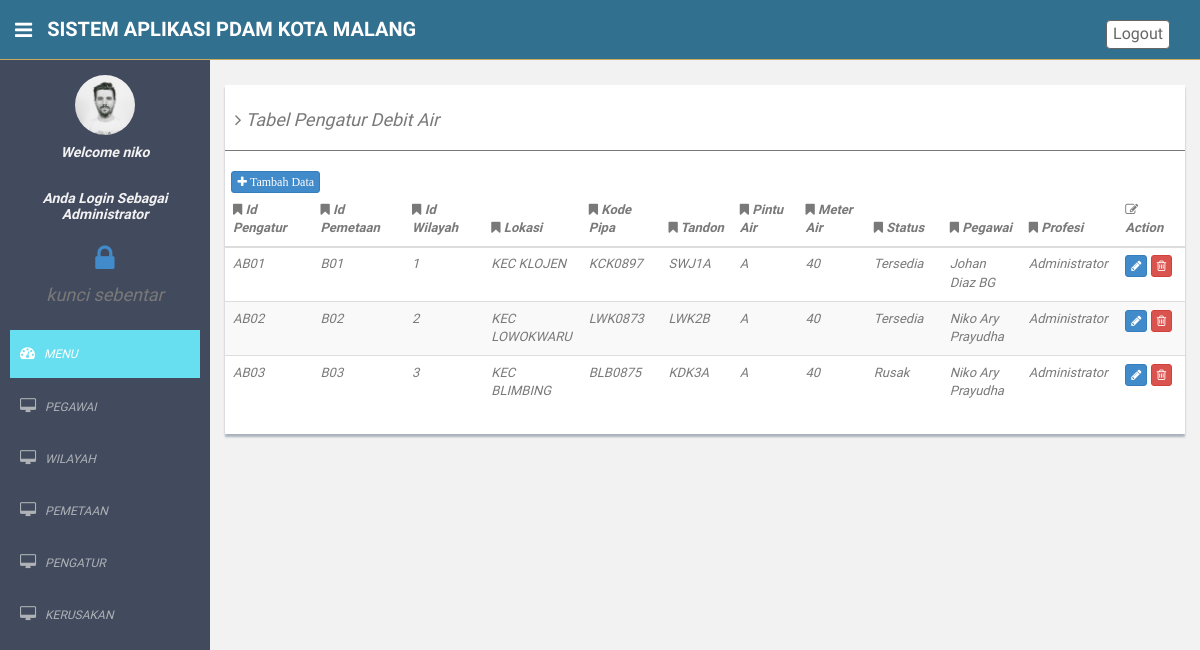
The app's page /pdam-malang/pengatur.php (signed in) with its own data.
### tables this page shows
CREATE TABLE `pengatur` (
  `id_pengatur` varchar(20) NOT NULL,
  `id_pemetaan` varchar(20) NOT NULL,
  `tandon` varchar(20) NOT NULL,
  `pintu_air` varchar(20) NOT NULL,
  `meter_air` int(3) NOT NULL,
  `id_pegawai` varchar(20) NOT NULL
);

CREATE TABLE `pemetaan` (
  `id_pemetaan` varchar(20) NOT NULL,
  `id_wilayah` varchar(20) NOT NULL,
  `lokasi` varchar(20) NOT NULL,
  `kode_pipa` varchar(20) NOT NULL,
  `status` varchar(20) NOT NULL,
  `alamat` text NOT NULL
);

CREATE TABLE `pegawai` (
  `id_pegawai` varchar(20) NOT NULL,
  `nama` varchar(20) NOT NULL,
  `jk` varchar(20) NOT NULL,
  `tmp_lahir` varchar(20) NOT NULL,
  `tgl_lahir` date NOT NULL,
  `alamat` text NOT NULL,
  `telepon` varchar(20) NOT NULL,
  `username` varchar(20) NOT NULL,
  `password` varchar(20) NOT NULL,
  `profesi` varchar(20) NOT NULL
);

### pdam-malang/pengatur.php (the view, shortened to what this page needs)
<!DOCTYPE html>
<html lang="en">
  <head>
    <link href="assets/css/bootstrap.css" rel="stylesheet">
    <link href="assets/font-awesome/css/font-awesome.css" rel="stylesheet" />
    <link rel="stylesheet" type="text/css" href="assets/css/zabuto_calendar.css">
    <link rel="stylesheet" type="text/css" href="assets/js/gritter/css/jquery.gritter.css" />
    <link rel="stylesheet" type="text/css" href="assets/lineicons/style.css">
    <link href="assets/css/style.css" rel="stylesheet">
    <link href="assets/css/style-responsive.css" rel="stylesheet">
  </head>
  <body>
    <section id="container" >
    <header class="header black-bg">
      <div class="sidebar-toggle-box">
        <div class="fa fa-bars tooltips" data-placement="right" data-original-title="Toggle Navigation"></div>
      </div>
      <a href="index.html" class="logo"><b>SISTEM APLIKASI PDAM KOTA MALANG</b></a>
      <div class="top-menu">
        <ul class="nav pull-right top-menu">
          <li><a class="btn btn-default" style="margin-top:20px;" href="logout.php">Logout</a></li>
        </ul>
      </div>
    </header>
    <aside>
      <div id="sidebar"  class="nav-collapse ">
        <ul class="sidebar-menu" id="nav-accordion">
          <p class="centered"><a href="profile.html"><img src="assets/img/ui-zac.jpg" class="img-circle" width="60"></a></p>
          <h5 class="centered"><i> Welcome <i><?php echo $_SESSION['username']; ?><br><br><br>
          Anda Login Sebagai <?php echo $_SESSION['profesi']; ?>
          </h5>
          <center><h2><a href="lock_screen.php"><i class="fa fa-lock"></i></a></h2><h4>kunci sebentar</h4></center>
          <li class="mt">
            <a class="active" href="home_admin.php">
              <i class="fa fa-dashboard"></i>
              <span>MENU</span>
            </a>
          </li>
          <li class="sub-menu">
            <a href="javascript:;" >
              <i class="fa fa-desktop"></i>
              <span>PEGAWAI</span>
            </a>
          </li>
          <li class="sub-menu">
                      <a href="javascript:;" >
                          <i class="fa fa-desktop"></i>
                          <span>WILAYAH</span>
                      </a>
          </li>
          <li class="sub-menu">
            <a href="javascript:;" >
              <i class="fa fa-desktop"></i>
              <span>PEMETAAN</span>
            </a>
          </li>
          <li class="sub-menu">
            <a href="javascript:;" >
              <i class="fa fa-desktop"></i>
              <span>PENGATUR</span>
            </a>
          </li>
          <li class="sub-menu">
            <a href="javascript:;" >
              <i class="fa fa-desktop"></i>
              <span>KERUSAKAN</span>
            </a>
          </li>
          </ul>
          </div>
        </aside>
        <section id="main-content">
          <section class="wrapper">
            <div class="row mt">
              <div class="col-md-12">
                <div class="content-panel">
                  <table class="table table-striped table-advance table-hover">
                    <h4><i class="fa fa-angle-right"></i> Tabel Pengatur Debit Air</h4>
                    <hr>
                     &nbsp;&nbsp;<a href="tambah_pengatur.php"><button class='btn btn-primary btn-xs'><i class='fa fa-plus'> Tambah Data</i></button></a>
                    <thead>
                      <tr>
                        <th width="130px"><i class="fa fa-bookmark"></i> Id Pengatur</th>
                        <th width="130px"><i class="fa fa-bookmark"></i> Id Pemetaan</th>
                        <th width="120px"><i class="fa fa-bookmark"></i> Id Wilayah</th>
                        <th width="100px"><i class="fa fa-bookmark"></i> Lokasi</th>
                        <th width="100px"><i class="fa fa-bookmark"></i> Kode Pipa</th>
                        <th width="100px"><i class="fa fa-bookmark"></i> Tandon</th>
                        <th width="110px"><i class="fa fa-bookmark"></i> Pintu Air</th>
                        <th width="110px"><i class="fa fa-bookmark"></i> Meter Air</th>
                        <th width="100px"><i class="fa fa-bookmark"></i> Status</th>
                        <th width="100px"><i class="fa fa-bookmark"></i> Pegawai</th>
                        <th width="100px"><i class="fa fa-bookmark"></i> Profesi</th>
                        <th width="100px"><i class=" fa fa-edit"></i> Action</th>
                      </tr>
                    </thead>
                    <tbody>
                      <tr>
<?php
$_mysqli = new mysqli("localhost","root","","pdam");
$perintah = $_mysqli->query("select a.id_pengatur, b.id_pemetaan, b.id_wilayah, b.lokasi, b.kode_pipa, a.tandon, a.pintu_air,
a.meter_air, b.status, c.nama, c.profesi from pengatur as a inner join pemetaan as b on b.id_pemetaan=a.id_pemetaan inner join pegawai as c on c.id_pegawai=a.id_pegawai  ");
$baris = $perintah -> fetch_all();
for($i=0; $i<count($baris); $i++){
echo "<tr>";
for($j=0; $j<count($baris[$i]); $j++){
echo "<td>";
  echo $baris[$i][$j];
echo "</td>";
}
$b = $baris[$i][0];
 echo "<td>
<a href='update_pengatur.php?id=$b'><button class='btn btn-primary btn-xs'><i class='fa fa-pencil'></i></button></a>
<a href='delete_pengatur.php?id=$b'><button class='btn btn-danger btn-xs'><i class='fa fa-trash-o'></i></button></a>
      </td>";
echo "</tr>";
}
?>
                      </tr>
                              </tbody>
                            </table>
                          </div>
                       </div>
                  </div>
                </section><! --/wrapper -->
                </section>
              </body>
            </html>

### pdam-malang/assets/css/style.css (style rules this page uses)
body { color: #797979; background: #f2f2f2; font-family: 'Ruda', sans-serif; padding: 0px !important; margin: 0px !important; font-size:13px; }
ul li { list-style: none; }
a, a:hover, a:focus { text-decoration: none; outline: none; }
#container { width: 100%; height: 100%; }
hr { margin-top: 20px; margin-bottom: 20px; border: 0; border-top: 1px solid #797979; }
.centered { text-align: center; }
.mt { margin-top: 25px; }
#sidebar { width: 210px; height: 100%; position: fixed; background: #424a5d; }
#sidebar h5 { color: #f2f2f2; font-weight: 700; }
#sidebar ul li { position: relative; }
ul.sidebar-menu , ul.sidebar-menu li ul.sub { margin: -2px 0 0; padding: 0; }
ul.sidebar-menu { margin-top: 75px; }
ul.sidebar-menu li { margin-bottom: 5px; margin-left:10px; margin-right:10px; }
ul.sidebar-menu li.sub-menu { line-height: 15px; }
ul.sidebar-menu li a span { display: inline-block; }
ul.sidebar-menu li a { color: #aeb2b7; text-decoration: none; display: block; padding: 15px 0 15px 10px; font-size: 12px; outline: none; -webkit-transition: all 0.3s ease; -moz-transition: all 0.3s ease; -o-transition: all 0.3s ease; -ms-transition: all 0.3s ease; transition: all 0.3s ease; }
ul.sidebar-menu li a.active, ul.sidebar-menu li a:hover, ul.sidebar-menu li a:focus { background: #68dff0; color: #fff; display: block; -webkit-transition: all 0.3s ease; -moz-transition: all 0.3s ease; -o-transition: all 0.3s ease; -ms-transition: all 0.3s ease; transition: all 0.3s ease; }
ul.sidebar-menu li a i { font-size: 15px; padding-right: 6px; }
ul.sidebar-menu li a.active i { color: #fff; }
#main-content { margin-left: 210px; }
.header, .footer { min-height: 60px; padding: 0 15px; }
.header { position: fixed; left: 0; right: 0; z-index:1002; }
.black-bg { background: #31708f; border-bottom: 1px solid #c9aa5f; }
.wrapper { display: inline-block; margin-top: 60px; padding-left: 15px; padding-right: 15px; padding-bottom: 15px; padding-top: 0px; width: 100%; }
a.logo { font-size: 20px; color: #ffffff; float: left; margin-top: 15px; text-transform: uppercase; }
a.logo b { font-weight: 900; }
#top_menu .nav > li, ul.top-menu > li { float: left; }
ul.top-menu > li > a { color: #666666; font-size: 16px; border-radius: 4px; -webkit-border-radius: 4px; border:1px solid #666666 !important; padding: 2px 6px; margin-right: 15px; }
.sidebar-toggle-box { float: left; padding-right: 15px; margin-top: 20px; }
.sidebar-toggle-box .fa-bars { cursor: pointer; display: inline-block; font-size: 20px; color: white; }
.content-panel { background: #ffffff; box-shadow: 0px 3px 2px #aab2bd; padding-top: 15px; padding-bottom: 5px; }
.content-panel h4 { margin-left: 10px; }

### records on screen
pengatur: id_pengatur "AB01", id_pemetaan.id_pemetaan "B01", id_pemetaan.id_wilayah "1", id_pemetaan.lokasi "KEC KLOJEN", id_pemetaan.kode_pipa "KCK0897", tandon "SWJ1A", pintu_air "A", meter_air "40", id_pemetaan.status "Tersedia", id_pegawai.nama "Johan Diaz BG", id_pegawai.profesi "Administrator"
pengatur: id_pengatur "AB02", id_pemetaan.id_pemetaan "B02", id_pemetaan.id_wilayah "2", id_pemetaan.lokasi "KEC LOWOKWARU", id_pemetaan.kode_pipa "LWK0873", tandon "LWK2B", pintu_air "A", meter_air "40", id_pemetaan.status "Tersedia", id_pegawai.nama "Niko Ary Prayudha", id_pegawai.profesi "Administrator"
pengatur: id_pengatur "AB03", id_pemetaan.id_pemetaan "B03", id_pemetaan.id_wilayah "3", id_pemetaan.lokasi "KEC BLIMBING", id_pemetaan.kode_pipa "BLB0875", tandon "KDK3A", pintu_air "A", meter_air "40", id_pemetaan.status "Rusak", id_pegawai.nama "Niko Ary Prayudha", id_pegawai.profesi "Administrator"

### other values on screen
$_SESSION['username'] "niko"
$_SESSION['profesi'] "Administrator"
